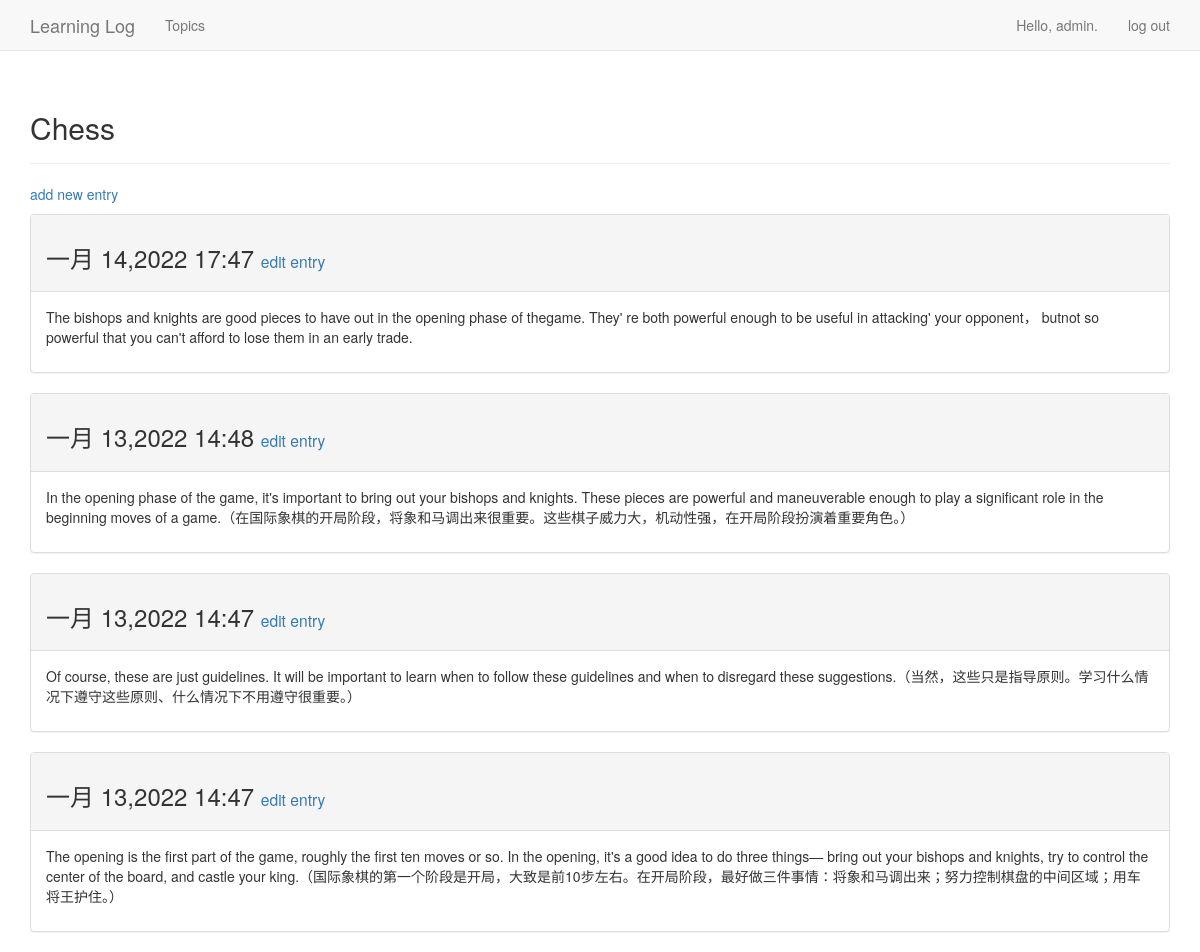
The page /topics/1/ (signed in) on the database its author committed.
### learning_logs/models.py (models this page shows, shortened)
class Topic(models.Model):
    text = models.CharField(max_length=200)
    data_added = models.DateTimeField(auto_now_add=True)
    owner = models.ForeignKey(User,on_delete=models.CASCADE)
    def __str__(self):
        return self.text

class Entry(models.Model):
    topic = models.ForeignKey(Topic,on_delete=models.CASCADE)
    text = models.TextField()
    data_added = models.DateTimeField(auto_now_add=True)
    class Meta:
        verbose_name_plural = 'entries'

### learning_logs/views.py (the view)
# urls.py: re_path('topics/(?P<topic_id>\d+)/', views.topic, name='topic'),
@login_required
def topic(request,topic_id):
    topic = Topic.objects.get(id=topic_id)
    if topic.owner != request.user:
        raise Http404
    entries = topic.entry_set.order_by('-data_added')
    context = {'topic':topic,'entries':entries}
    return render(request,'topic.html',context)

### templates/topic.html (shortened to what this page needs)
<!DOCTYPE html>
<html lang="en">
<head>
</head>
<body>
{% extends 'base.html' %}
{% block header %}
    <h2>{{ topic }}</h2>
{% endblock header %}
{% block content %}
    <p><a href="{% url 'learning_logs:new_entry' topic.id %}">add new entry</a></p>
    {% for entry in entries %}
        <div class="panel panel-default">
            <div class="panel-heading">
                <h3>
                    {{ entry.data_added|date:'M d,Y H:i' }}
                    <small>
                        <a href="{% url 'learning_logs:edit_entry' entry.id %}">edit entry</a>
                    </small>
                </h3>
            </div>
            <div class="panel-body">
                {{ entry.text|linebreaks }}
            </div>
        </div>
    {% empty %}
        There are no entries for this topic yet.
    {% endfor %}
{% endblock content %}

### templates/base.html (shortened to what this page needs)
{% load bootstrap3 %}
<!DOCTYPE html>
<html lang="en">
<head>
    {% bootstrap_css %}
</head>
<body>
<nav class="navbar navbar-default navbar-static-top">
    <div class="container">
        <div class="navbar-header">
            <a class="navbar-brand" href="{% url 'learning_logs:index' %}">Learning Log</a>
        </div>
        <div id="navbar" class="navbar-collapse collapse">
            <ul class="nav navbar-nav">
                <li><a href="{% url 'learning_logs:topics' %}">Topics</a></li>
            </ul>
            <ul class="nav navbar-nav navbar-right">
                    {% if user.is_authenticated %}
                        <li><a>Hello, {{ user.username }}.</a></li>
                        <li><a href="{% url 'users:logout' %}">log out</a></li>
                    {% else %}
                        <li><a href="{% url 'users:register' %}">register</a></li>
                        <li><a href="{% url 'users:login' %}">log in</a></li>
                    {% endif %}
            </ul>
        </div>
    </div>
</nav>
<div class="container">
    <div class="page-header">
        {% block header %}
        {% endblock header %}
    </div>
    <div>
        {% block content %}{% endblock content %}
    </div>
</div>
</body>
</html>

### rows shown on the page
Topic: text "Chess"
Entry: data_added "一月 14,2022 17:47", text "The bishops and knights are good pieces to have out in the opening phase of thegame. They' re both powerful enough to be useful in attacking' your opponent， butnot so powerful that you can't afford to lose them in an early trade."
Entry: data_added "一月 13,2022 14:48", text "In the opening phase of the game, it's important to bring out your bishops and knights. These pieces are powerful and maneuverable enough to play a significant role in the beginning moves of a game.（在国际象棋的开局阶段，将象和马调出来很重要。这些棋子威力大，机动性强，在开局阶段扮演着重要角色。）"
Entry: data_added "一月 13,2022 14:47", text "Of course, these are just guidelines. It will be important to learn when to follow these guidelines and when to disregard these suggestions.（当然，这些只是指导原则。学习什么情况下遵守这些原则、什么情况下不用遵守很重要。）"
Entry: data_added "一月 13,2022 14:47", text "The opening is the first part of the game, roughly the first ten moves or so. In the opening, it's a good idea to do three things— bring out your bishops and knights, try to control the center of the board, and castle your king.（国际象棋的第一个阶段是开局，大致是前10步左右。在开局阶段，最好做三件事情：将象和马调出来；努力控制棋盘的中间区域；用车将王护住。）"

### other values the page prints
{{ user.username }} "admin"
